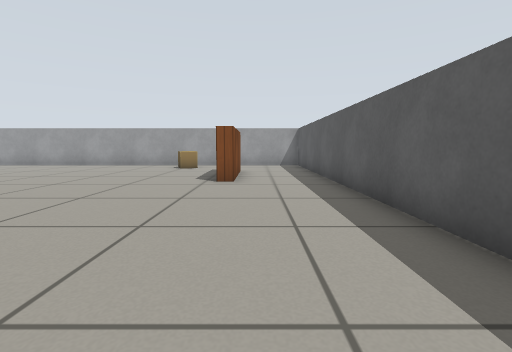
View 1 (above)

16 first-person views from a walk through a Gazebo world. The camera is 0.51 m above the floor, tilts 6° down and sees 85° across. The floor is counted in squares, 0.5 m on a side. Each view is taken from the middle of a square. On the plan, view 1 faces up. The plan holds only what a view shows up to about 11 squares ahead; the rest is blank. Gazebo's built-in surfaces are drawn with simple patterns.

View 2
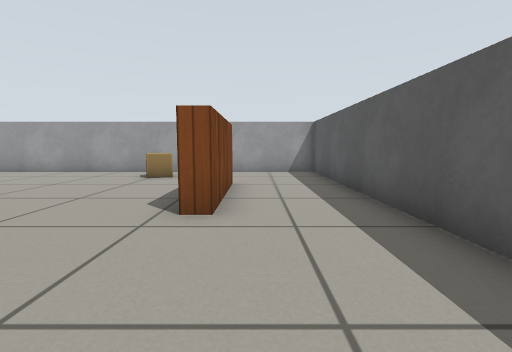

View 3
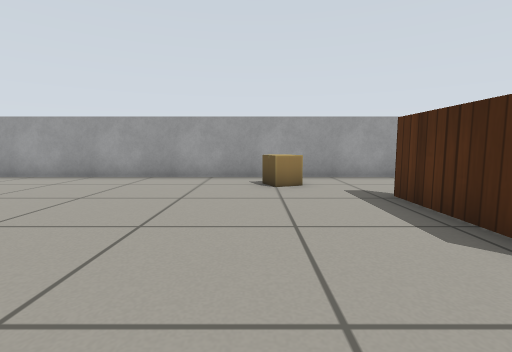

View 4
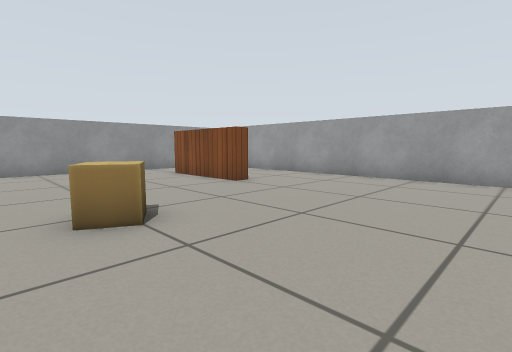

View 5
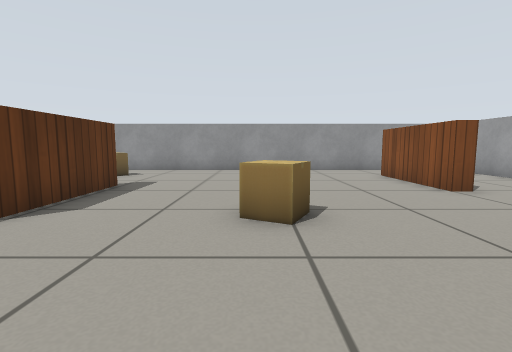

View 6
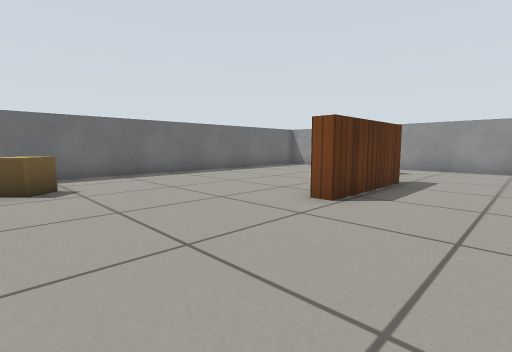

View 7
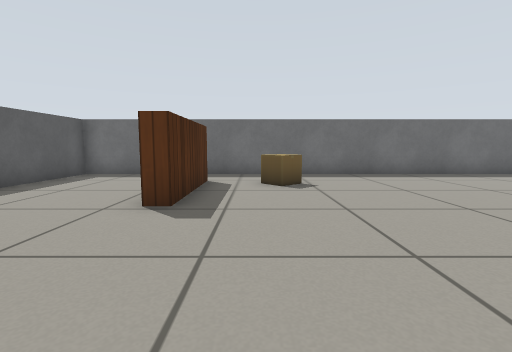

View 8
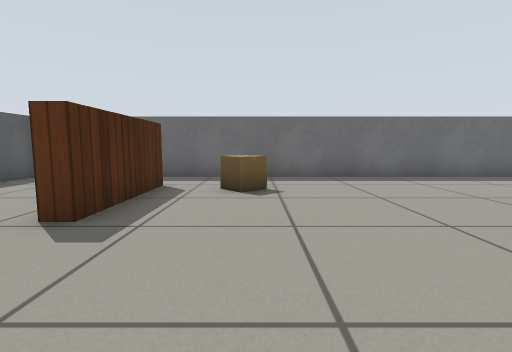

View 9
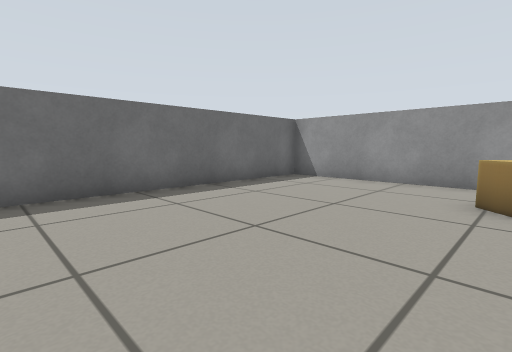

View 10
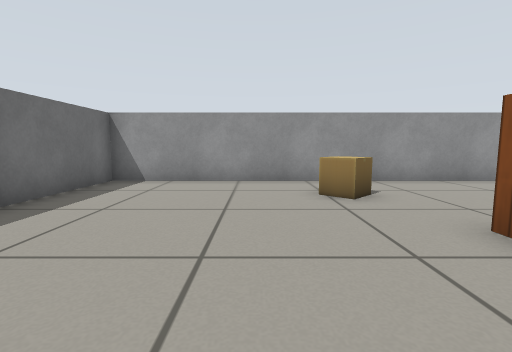

View 11
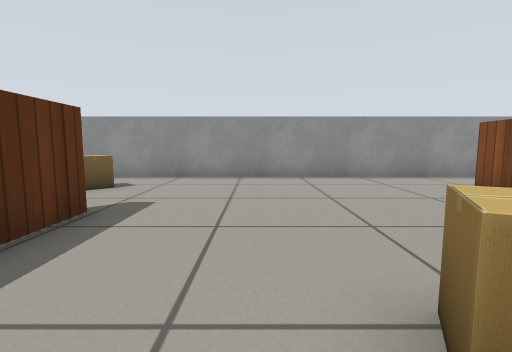

View 12
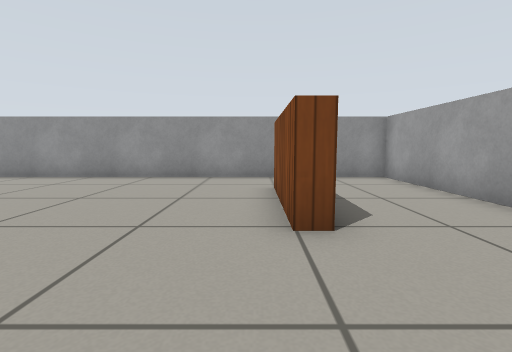

View 13
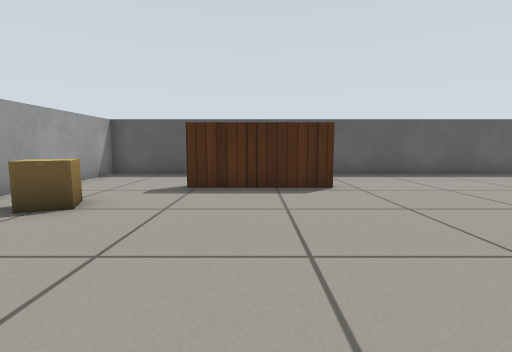

View 14
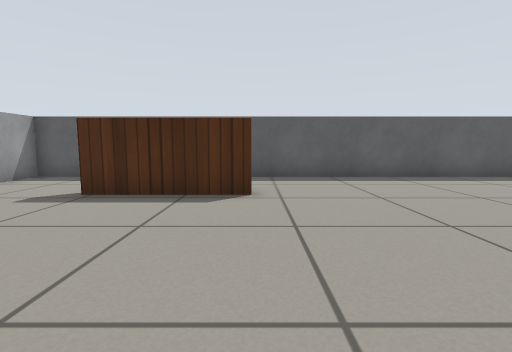

View 15
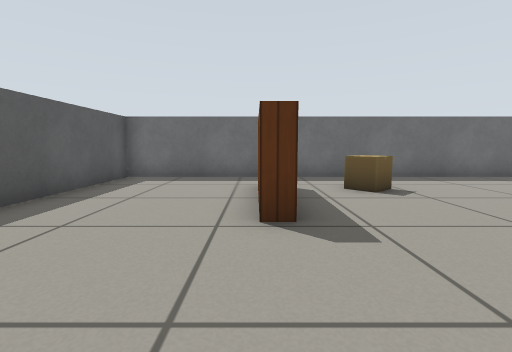

View 16
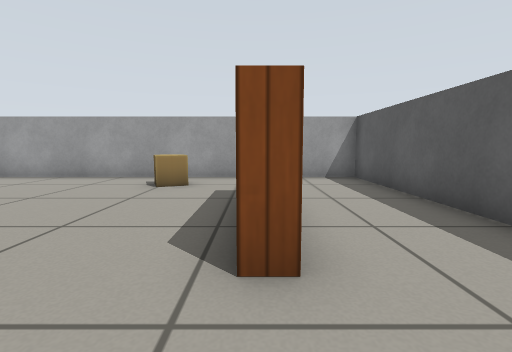

### Floor plan
Points are (right, up) in squares from view 1. A wall is a line through its corners. A room is listed if a view was taken in it or the views show most of it. See-through windows are left out.
Room 1 (views 1, 2, 3, 4, 5, 6, 7, 8, 9, 10, 11, 12, 13, 14, 15, 16)
walls: (-12.4, 3.4) (-8.7, 3.4) (-8.7, 2.8); (-11.3, 12) (-11.3, 11.5) (-15, 11.5); (-0.6, 11.8) (-0.6, 8.1) (-1.1, 8.1) (-1.1, 11.8); (-2.6, -2.4) (-2.6, 1.3) (-2, 1.3); (-17.3, 15.3) (-17.3, -4.3) (2.3, -4.3) (2.3, 15.3) (-17.3, 15.3)
objects: cardboard box (-15, 2); cardboard box (-9, 7) to (-9, 8); cardboard box (-5, -2) to (-4, -1); cardboard box (-4, 13) to (-3, 14)

Where each view was taken, in squares from view 1:
view 1: 0 up, 0 right, facing up
view 2: 4 up, 0 right, facing up
view 3: 6 up, 4 left, facing up
view 4: 6 up, 5 left, facing up-left
view 5: 7 up, 5 left, facing left
view 6: 6 up, 4 left, facing down-left
view 7: 6 up, 4 left, facing down
view 8: 5 up, 5 left, facing down
view 9: 2 up, 9 left, facing down-left
view 10: 0 up, 9 left, facing left
view 11: 6 up, 8 left, facing left
view 12: 11 up, 8 left, facing left
view 13: 10 up, 8 left, facing right
view 14: 8 up, 7 left, facing right
view 15: 5 up, 2 left, facing down
view 16: 6 up, 1 left, facing up
